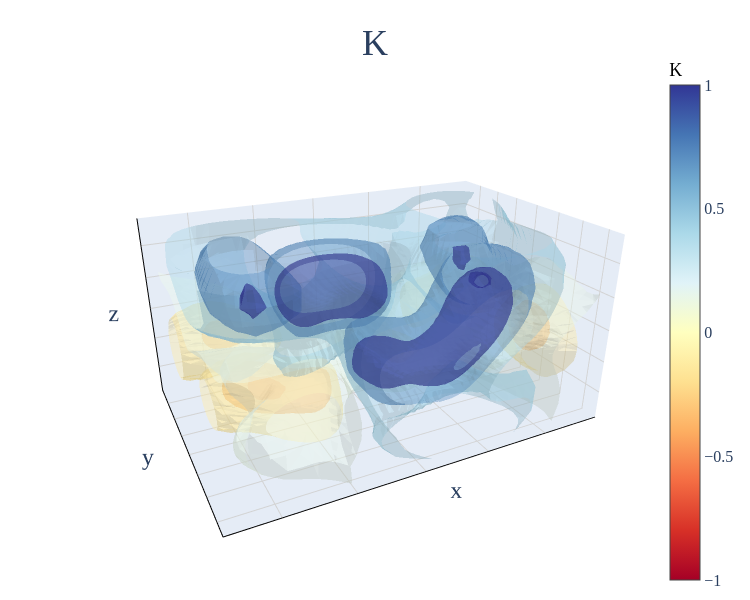

The notebook cell this image was saved under:
### Markdown cell above
### 3D plot for prior information

### Code cell
plot_3d_isosurfaces(df_prior, 'lnK_mean', 8, [-1, 1], 'K')

### Figure 1 — Plotly figure (JSON) as saved in the notebook; plotly's stock layout.template omitted (floating-point values rounded to 4 significant figures; data arrays with more than 128 entries replaced by an {"elided": "..."} marker saying what was removed)
{"data": [{"caps": {"x": {"show": false}, "y": {"show": false}, "z": {"show": false}}, "colorbar": {"len": 1, "thickness": 30, "tickfont": {"size": 16}, "title": {"font": {"color": "black", "family": "Times New Roman", "size": 18}, "text": "K"}, "x": 0.9}, "colorscale": [[0, "rgb(165,0,38)"], [0.1, "rgb(215,48,39)"], [0.2, "rgb(244,109,67)"], [0.3, "rgb(253,174,97)"], [0.4, "rgb(254,224,144)"], [0.5, "rgb(255,255,191)"], [0.6, "rgb(224,243,248)"], [0.7, "rgb(171,217,233)"], [0.8, "rgb(116,173,209)"], [0.9, "rgb(69,117,180)"], [1, "rgb(49,54,149)"]], "isomax": 1, "isomin": -1, "opacity": 0.4, "showscale": true, "surface": {"count": 8}, "type": "isosurface", "value": {"elided": "45900 float values"}, "x": {"elided": "45900 float values"}, "y": {"elided": "45900 float values"}, "z": {"elided": "45900 float values"}}], "layout": {"autosize": true, "font": {"family": "Times New Roman", "size": 20}, "height": 600, "margin": {"b": 10, "l": 10, "r": 10, "t": 50}, "scene": {"aspectmode": "data", "camera": {"eye": {"x": 1, "y": 2, "z": 1}}, "xaxis": {"gridcolor": "lightgray", "linecolor": "black", "linewidth": 2, "showbackground": true, "showline": true, "showticklabels": false}, "yaxis": {"gridcolor": "lightgray", "linecolor": "black", "linewidth": 2, "showbackground": true, "showline": true, "showticklabels": false}, "zaxis": {"gridcolor": "lightgray", "linecolor": "black", "linewidth": 2, "showbackground": true, "showline": true, "showticklabels": false}}, "title": {"font": {"family": "Times New Roman", "size": 36}, "text": "K", "x": 0.5, "xanchor": "center", "y": 0.95}, "width": 750}}
